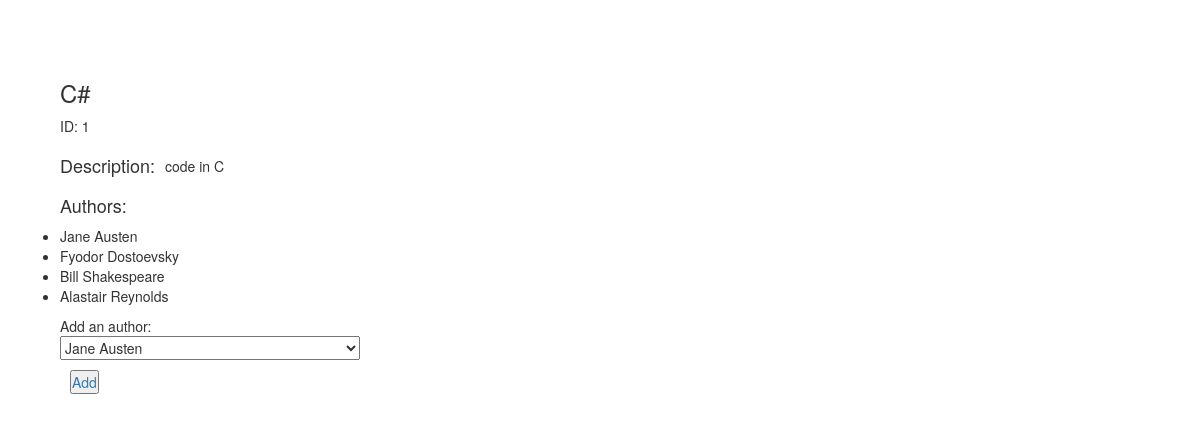
Screenshot of /books/1 with the database file from the repository.
### app_books_authors/models.py (models this page shows)
class Book(models.Model):
    title = models.CharField(max_length=255)
    desc = models.TextField()
    created_at = models.DateTimeField(auto_now_add=True)
    updated_at = models.DateTimeField(auto_now=True)

class Author(models.Model):
    first_name = models.CharField(max_length=255)
    last_name = models.CharField(max_length=255)
    book = models.ManyToManyField(Book, related_name="authors")
    notes = models.TextField(default="")
    created_at = models.DateTimeField(auto_now_add=True)
    updated_at = models.DateTimeField(auto_now=True)

### app_books_authors/views.py (the view)
# urls.py: path('books/<int:book_id>', views.book_detail),
def book_detail(request, book_id):
    context = {
        "book": Book.objects.get(id= book_id),
        "authors": Book.objects.get(id= book_id).authors.all(),
        "all_authors": Author.objects.all(),
    }
    return render(request, "book_detail.html", context)

### app_books_authors/templates/book_detail.html (shortened to what this page needs)
<!DOCTYPE html>
<html lang="en">
<head>
    {%load static%}
    <link rel="stylesheet" href="{% static 'style_detail.css' %}">
    <link rel="stylesheet" href="https://stackpath.bootstrapcdn.com/bootstrap/3.4.1/css/bootstrap.min.css">
</head>
<body>
    <div id="container">
        <h3>{{book.title}}</h3>
        <p>ID: {{book.id}}</p>
        <div id="desc">
            <h4>Description: </h4>
            <p>{{book.desc}}</p>
        </div>
        <h4>Authors:</h4>
        <ul>
            {%for author in authors%}
            <li>{{author.first_name}} {{author.last_name}}</li>
            {%endfor%}
        </ul>
        <form action="/assign_author/{{book.id}}" method="POST">
            Add an author: <select type="text" name="author_id">
            {%for author in all_authors%}
            <option value="{{author.id}}">{{author.first_name}} {{author.last_name}}</option>
            {%endfor%}
            </select>
            <a href="/assign_author/{{book.id}}"><button>Add</button></a>
        </form>
    </div>
</body>
</html>

### app_books_authors/static/style_detail.css (style rules this page uses)
* { margin: 0; padding: 0; }
#container { margin: auto; padding: 60px; display: flex; flex-direction: column; }
#desc { display: flex; }
#desc p { margin: 10px; }
form { display: flex; flex-direction: column; width: 300px; }
a { margin: 10px; }

### rows the page displays
Book: title "C#", id "1", desc "code in C"
Author: first_name "Jane", last_name "Austen"
Author: first_name "Fyodor", last_name "Dostoevsky"
Author: first_name "Bill", last_name "Shakespeare"
Author: first_name "Alastair", last_name "Reynolds"

### other values shown
form field author_id "Jane Austen"
